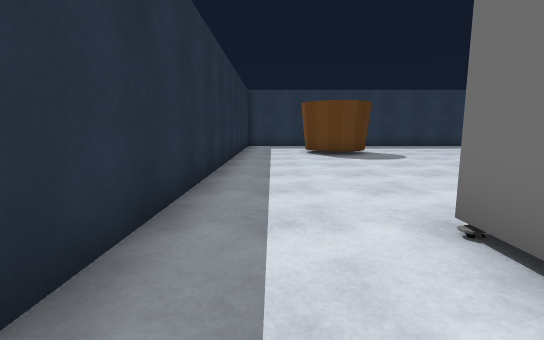
view 1 (above)

20 first-person views from a walk through a Unity game level. The camera is 1.2 m above the floor, tilts 8° down and sees 85° across. The floor is counted in squares, 1.25 m on a side. Each view is taken from the middle of a square. On the plan, view 1 faces up. The plan holds only what a view shows up to about 12 squares ahead; the rest is blank. The player is left out.

view 2
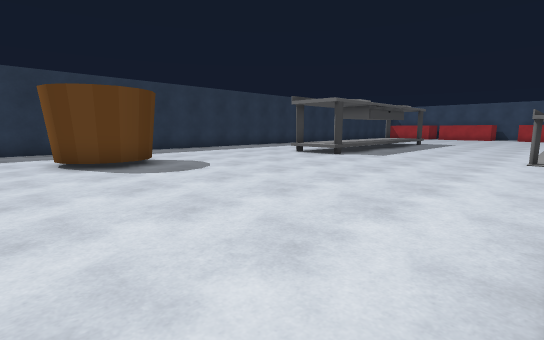

view 3
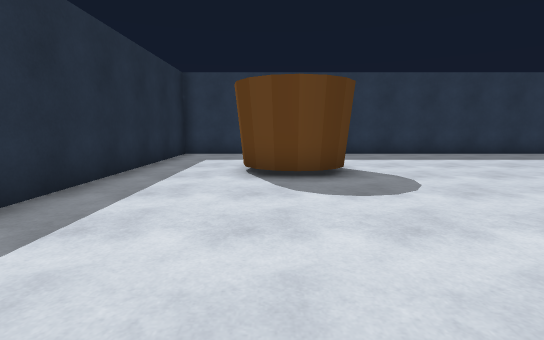

view 4
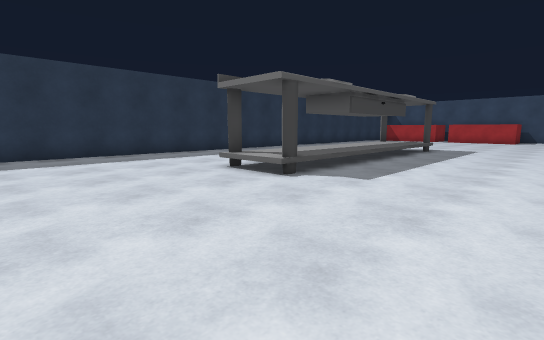

view 5
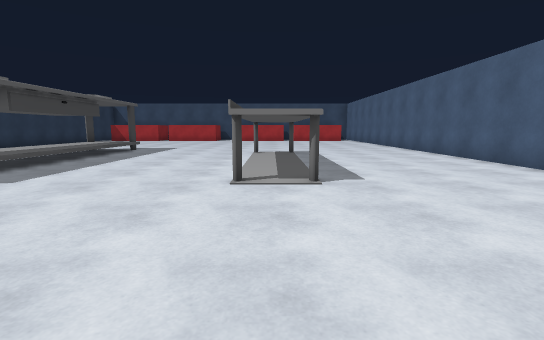

view 6
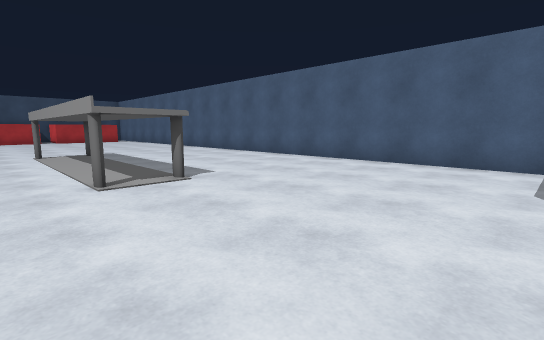

view 7
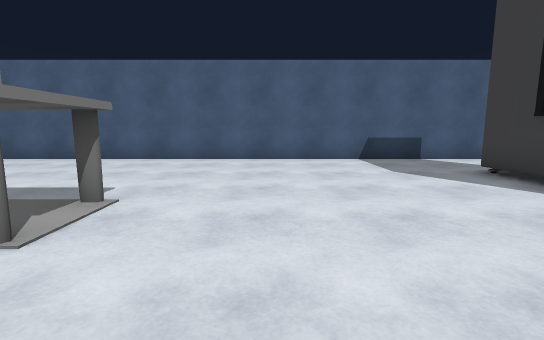

view 8
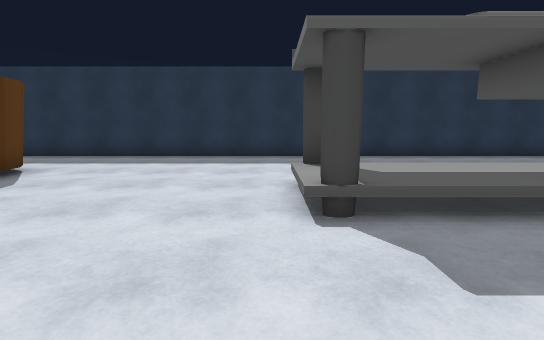

view 9
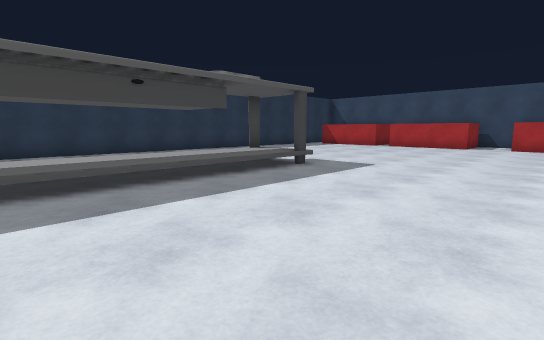

view 10
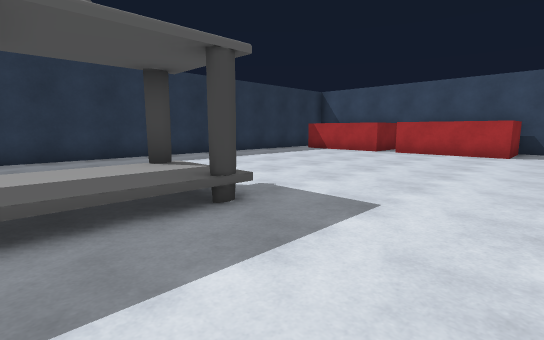

view 11
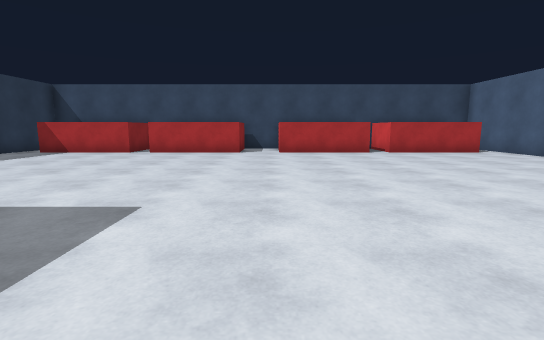

view 12
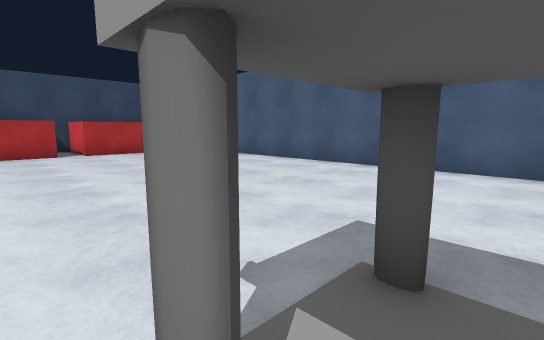

view 13
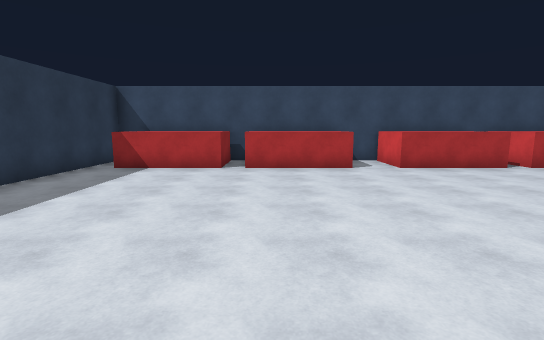

view 14
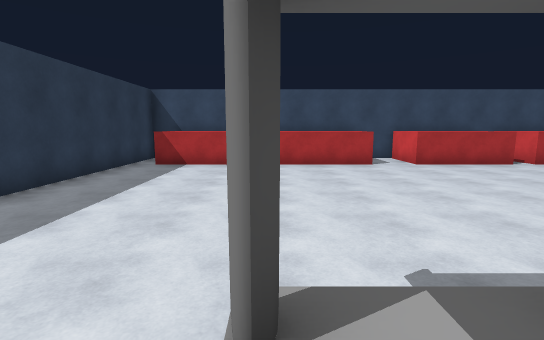

view 15
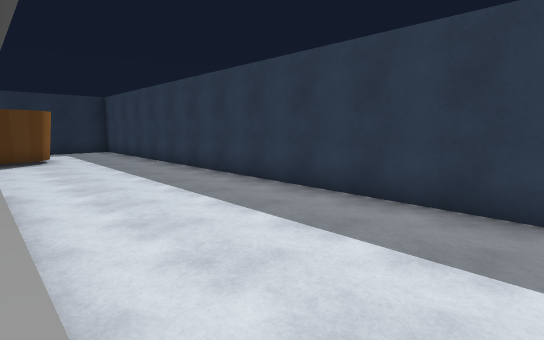

view 16
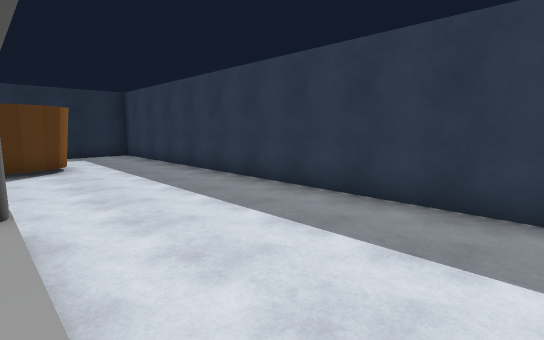

view 17
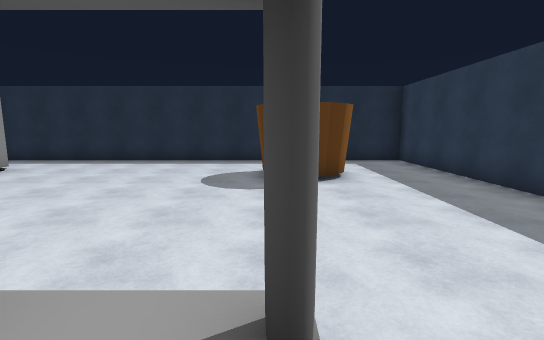

view 18
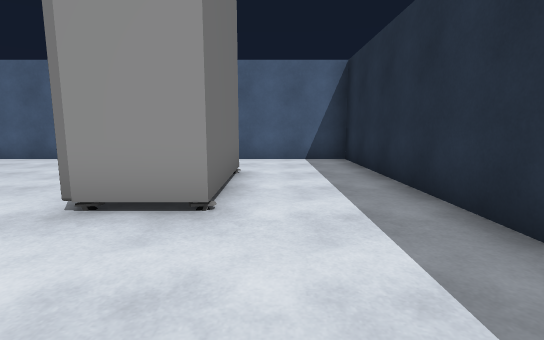

view 19
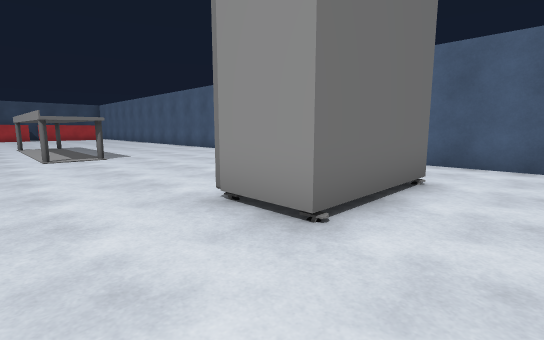

view 20
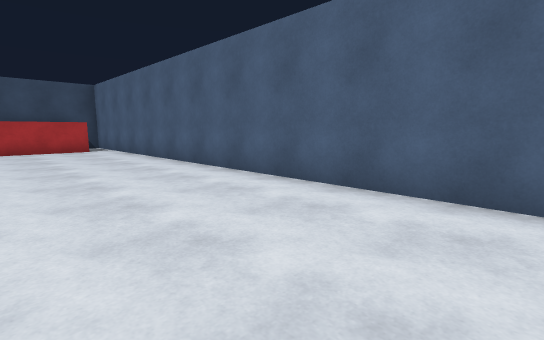

### Floor plan
Key: @ floor where view 1 was taken; # wall or solid block; . main floor; : floor 0.25 m higher than the main floor; + floor 0.5 m higher than the main floor; / step, stairs or slope; ^ raised ledge; O other object.
Columns run from 2 left of view 1 to 31 right of it. Each row starts with its distance up from view 1.
 17 #################################
 16 #...............................
 15 #.............................^^^
 14 #.............................^^^
 13 #... O.............. .........^^^
 12 #..O::O............  .........^^^
 11 #...OO......#///////#.........^^^
 10 #...........++/#  O++.........^^^
  9 #...........#/...../#.........^^^
  8 #.............................^^^
  7 #................................#
  6 #................................
  5 #.............................^^^
  4 #.............................^^^
  3 #...........########..........^^^
  2 #...#O......##     #..........^^^
  1 #...#O........................^^^
  0 #.@.#O........................^ ^
 -1 #.............................^
 -2 #.............................^
 -3 #..............................
 -4 ###############################

Positions as (right, up) in squares from view 1, and headings:
1: (0, 0), facing up
2: (0, 3), facing up-right
3: (2, 5), facing up
4: (5, 5), facing up-right
5: (5, 3), facing right
6: (5, 5), facing down-right
7: (8, 6), facing down
8: (9, 6), facing up
9: (12, 4), facing up-right
10: (16, 6), facing up-right
11: (16, 6), facing right
12: (16, 4), facing down-right
13: (18, 10), facing right
14: (17, 11), facing right
15: (17, 11), facing up-left
16: (14, 11), facing up-left
17: (11, 11), facing left
18: (1, 6), facing down
19: (0, 5), facing down-right
20: (14, 1), facing down-right
